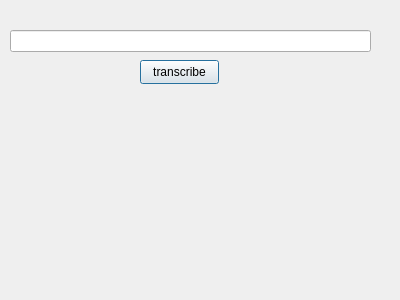
<?xml version="1.0" encoding="UTF-8"?>
<ui version="4.0">
 <class>Dialog</class>
 <widget class="QDialog" name="Dialog">
  <property name="geometry">
   <rect>
    <x>0</x>
    <y>0</y>
    <width>400</width>
    <height>300</height>
   </rect>
  </property>
  <property name="windowTitle">
   <string>Dialog</string>
  </property>
  <widget class="QPushButton" name="transcribe">
   <property name="geometry">
    <rect>
     <x>140</x>
     <y>60</y>
     <width>79</width>
     <height>24</height>
    </rect>
   </property>
   <property name="text">
    <string>transcribe</string>
   </property>
  </widget>
  <widget class="QLineEdit" name="input_url">
   <property name="geometry">
    <rect>
     <x>10</x>
     <y>30</y>
     <width>361</width>
     <height>22</height>
    </rect>
   </property>
  </widget>
 </widget>
 <resources/>
 <connections/>
</ui>
